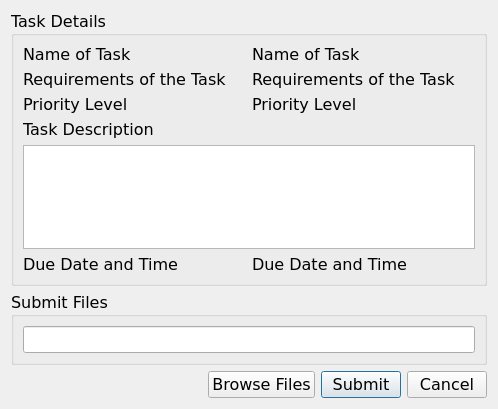
<?xml version="1.0" encoding="UTF-8"?>
<ui version="4.0">
 <class>Submit_FIles</class>
 <widget class="QDialog" name="Submit_FIles">
  <property name="geometry">
   <rect>
    <x>0</x>
    <y>0</y>
    <width>498</width>
    <height>409</height>
   </rect>
  </property>
  <property name="font">
   <font>
    <family>Verdana</family>
    <pointsize>12</pointsize>
   </font>
  </property>
  <property name="windowTitle">
   <string>Submit Files</string>
  </property>
  <layout class="QGridLayout" name="gridLayout_2">
   <item row="1" column="0" colspan="4">
    <widget class="QGroupBox" name="link_requirement_box">
     <property name="title">
      <string>Submit Files</string>
     </property>
     <layout class="QGridLayout" name="gridLayout">
      <item row="0" column="0">
       <widget class="QLineEdit" name="file_path_edit"/>
      </item>
     </layout>
    </widget>
   </item>
   <item row="0" column="0" colspan="4">
    <widget class="QGroupBox" name="taskdetails_box">
     <property name="title">
      <string>Task Details</string>
     </property>
     <layout class="QGridLayout" name="gridLayout_3">
      <item row="0" column="0">
       <widget class="QLabel" name="name_task_label">
        <property name="text">
         <string>Name of Task</string>
        </property>
       </widget>
      </item>
      <item row="0" column="1">
       <widget class="QLabel" name="name_task_label_input">
        <property name="text">
         <string>Name of Task</string>
        </property>
       </widget>
      </item>
      <item row="1" column="0">
       <widget class="QLabel" name="req_task_label">
        <property name="text">
         <string>Requirements of the Task</string>
        </property>
       </widget>
      </item>
      <item row="1" column="1">
       <widget class="QLabel" name="req_task_label_input">
        <property name="text">
         <string>Requirements of the Task</string>
        </property>
       </widget>
      </item>
      <item row="2" column="0">
       <widget class="QLabel" name="prioritylevel_label">
        <property name="text">
         <string>Priority Level</string>
        </property>
       </widget>
      </item>
      <item row="2" column="1">
       <widget class="QLabel" name="prioritylevel_label_input">
        <property name="text">
         <string>Priority Level</string>
        </property>
       </widget>
      </item>
      <item row="3" column="0">
       <widget class="QLabel" name="task_description">
        <property name="text">
         <string>Task Description</string>
        </property>
       </widget>
      </item>
      <item row="4" column="0" colspan="2">
       <widget class="QTextBrowser" name="task_description_box">
        <property name="html">
         <string>&lt;!DOCTYPE HTML PUBLIC &quot;-//W3C//DTD HTML 4.0//EN&quot; &quot;http://www.w3.org/TR/REC-html40/strict.dtd&quot;&gt;
&lt;html&gt;&lt;head&gt;&lt;meta name=&quot;qrichtext&quot; content=&quot;1&quot; /&gt;&lt;meta charset=&quot;utf-8&quot; /&gt;&lt;style type=&quot;text/css&quot;&gt;
p, li { white-space: pre-wrap; }
hr { height: 1px; border-width: 0; }
li.unchecked::marker { content: &quot;\2610&quot;; }
li.checked::marker { content: &quot;\2612&quot;; }
&lt;/style&gt;&lt;/head&gt;&lt;body style=&quot; font-family:'Verdana'; font-size:12pt; font-weight:400; font-style:normal;&quot;&gt;
&lt;p style=&quot;-qt-paragraph-type:empty; margin-top:0px; margin-bottom:0px; margin-left:0px; margin-right:0px; -qt-block-indent:0; text-indent:0px; font-size:11pt;&quot;&gt;&lt;br /&gt;&lt;/p&gt;&lt;/body&gt;&lt;/html&gt;</string>
        </property>
       </widget>
      </item>
      <item row="5" column="0">
       <widget class="QLabel" name="duedate_label">
        <property name="text">
         <string>Due Date and Time</string>
        </property>
       </widget>
      </item>
      <item row="5" column="1">
       <widget class="QLabel" name="duedate_label_2">
        <property name="text">
         <string>Due Date and Time</string>
        </property>
       </widget>
      </item>
     </layout>
    </widget>
   </item>
   <item row="2" column="2">
    <widget class="QPushButton" name="submit_btn">
     <property name="text">
      <string>Submit</string>
     </property>
    </widget>
   </item>
   <item row="2" column="0">
    <spacer name="horizontalSpacer">
     <property name="orientation">
      <enum>Qt::Orientation::Horizontal</enum>
     </property>
     <property name="sizeHint" stdset="0">
      <size>
       <width>297</width>
       <height>20</height>
      </size>
     </property>
    </spacer>
   </item>
   <item row="2" column="3">
    <widget class="QPushButton" name="cancel_btn">
     <property name="text">
      <string>Cancel</string>
     </property>
    </widget>
   </item>
   <item row="2" column="1">
    <widget class="QPushButton" name="pushButton">
     <property name="text">
      <string>Browse Files</string>
     </property>
    </widget>
   </item>
  </layout>
 </widget>
 <resources/>
 <connections/>
</ui>
